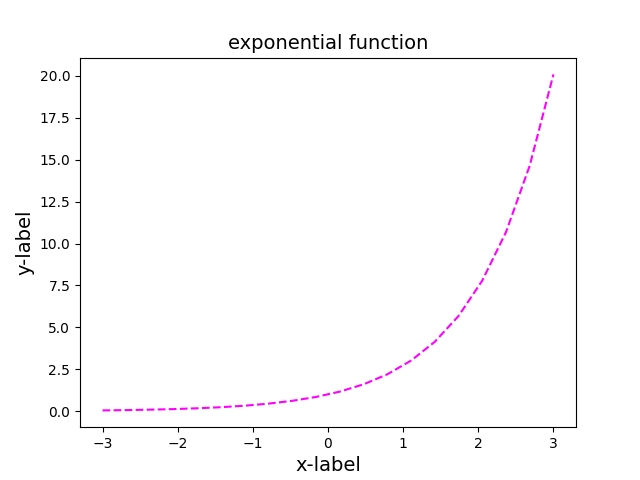

Write Python code to recreate this figure.
import matplotlib.pyplot as pl
import numpy as np

x = np.linspace(-3, 3, 20)
y = np.exp(x)

fig = pl.figure()
pl.plot(x, y, color = 'magenta', linestyle = 'dashed')




pl.xlabel('x-label', fontsize = 14)
pl.ylabel('y-label', fontsize = 14)

pl.title('exponential function', fontsize = 14)
pl.legend(fontsize = 14, frameon = False)

pl.show()

# Create a plot of the exponential function for x in the range -3,3.
# Change the colour to magenta and the line to be dashed
